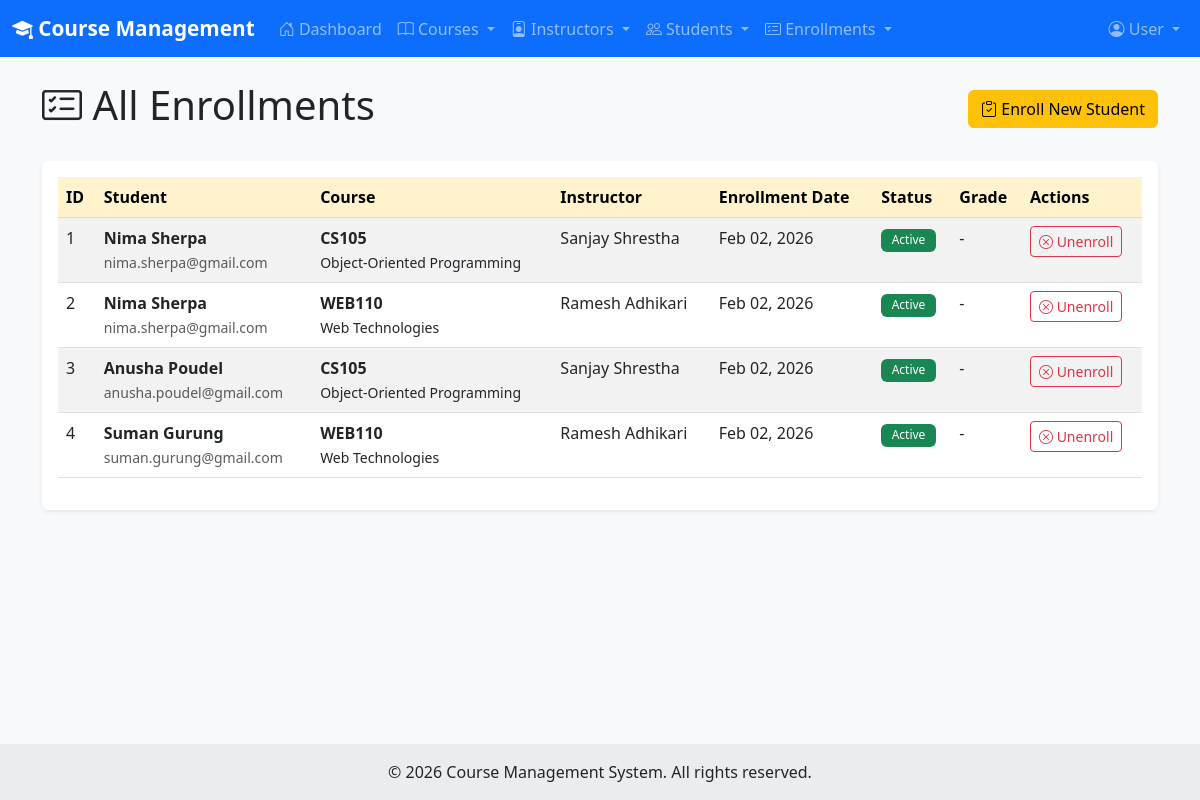
Screenshot of /enrollments/list.php with the database file from the repository.
### tables this page shows
CREATE TABLE enrollments (
    enrollment_id INT PRIMARY KEY AUTO_INCREMENT,
    student_id INT NOT NULL,
    course_id INT NOT NULL,
    enrollment_date DATE DEFAULT (CURRENT_DATE),
    status ENUM('Active', 'Completed', 'Dropped', 'Pending') DEFAULT 'Active',
    grade VARCHAR(5),
    enrolled_by_instructor_id INT NULL,
    created_at TIMESTAMP DEFAULT CURRENT_TIMESTAMP,
    updated_at TIMESTAMP DEFAULT CURRENT_TIMESTAMP ON UPDATE CURRENT_TIMESTAMP,
    FOREIGN KEY (student_id)
        REFERENCES students(student_id)
        ON DELETE CASCADE,
    FOREIGN KEY (course_id)
        REFERENCES courses(course_id)
        ON DELETE CASCADE,
    FOREIGN KEY (enrolled_by_instructor_id)
        REFERENCES instructors(instructor_id)
        ON DELETE SET NULL,
    UNIQUE KEY unique_enrollment (student_id, course_id),
    INDEX idx_student (student_id),
    INDEX idx_course (course_id),
    INDEX idx_status (status)
);

CREATE TABLE students (
    student_id INT PRIMARY KEY AUTO_INCREMENT,
    first_name VARCHAR(50) NOT NULL,
    last_name VARCHAR(50) NOT NULL,
    email VARCHAR(100) NOT NULL UNIQUE,
    password VARCHAR(255) NOT NULL,
    phone VARCHAR(20),
    date_of_birth DATE,
    address TEXT,
    enrollment_date DATE DEFAULT (CURRENT_DATE),
    is_active TINYINT(1) DEFAULT 1,
    created_at TIMESTAMP DEFAULT CURRENT_TIMESTAMP,
    updated_at TIMESTAMP DEFAULT CURRENT_TIMESTAMP ON UPDATE CURRENT_TIMESTAMP,
    last_login TIMESTAMP NULL,
    INDEX idx_email (email),
    INDEX idx_active (is_active)
);

CREATE TABLE courses (
    course_id INT PRIMARY KEY AUTO_INCREMENT,
    course_code VARCHAR(20) NOT NULL UNIQUE,
    course_name VARCHAR(100) NOT NULL,
    description TEXT,
    credits INT DEFAULT 3,
    instructor_id INT,
    category VARCHAR(50),
    level ENUM('Beginner', 'Intermediate', 'Advanced') DEFAULT 'Beginner',
    max_students INT DEFAULT 30,
    start_date DATE,
    end_date DATE,
    is_active TINYINT(1) DEFAULT 1,
    created_at TIMESTAMP DEFAULT CURRENT_TIMESTAMP,
    updated_at TIMESTAMP DEFAULT CURRENT_TIMESTAMP ON UPDATE CURRENT_TIMESTAMP,
    FOREIGN KEY (instructor_id)
        REFERENCES instructors(instructor_id)
        ON DELETE SET NULL,
    INDEX idx_code (course_code),
    INDEX idx_instructor (instructor_id),
    INDEX idx_active (is_active)
);

### includes/functions.php (called while the page is built, shortened)
<?php
function h($string) {
    return htmlspecialchars($string ?? '', ENT_QUOTES, 'UTF-8');
}
function formatDate($date) {
    return date('M d, Y', strtotime($date));
}
function getAll($pdo, $sql, $params = []) {
    $stmt = $pdo->prepare($sql);
    $stmt->execute($params);
    return $stmt->fetchAll();
}

### public/enrollments/list.php (the view, shortened to what this page needs)
<?php
require_once '../../config/db.php';
require_once '../../includes/functions.php';
try {
    $sql = "SELECT e.*,
            CONCAT(s.first_name, ' ', s.last_name) as student_name,
            s.email as student_email,
            c.course_name,
            c.course_code,
            CONCAT(i.first_name, ' ', i.last_name) as instructor_name
            FROM enrollments e
            JOIN students s ON e.student_id = s.student_id
            JOIN courses c ON e.course_id = c.course_id
            LEFT JOIN instructors i ON c.instructor_id = i.instructor_id
            ORDER BY e.enrollment_date DESC";
    $enrollments = getAll($pdo, $sql);
} catch (PDOException $e) {
    error_log("Enrollments List Error: " . $e->getMessage());
    setMessage("Error loading enrollments", "error");
    $enrollments = [];
}
include '../../includes/header.php';
?>
<div class="d-flex justify-content-between align-items-center mb-4">
    <h1><i class="bi bi-card-checklist"></i> All Enrollments</h1>
    <a href="enroll.php" class="btn btn-warning">
        <i class="bi bi-clipboard-check"></i> Enroll New Student
    </a>
</div>
<div class="card">
    <div class="card-body">
        <div class="table-responsive">
            <table class="table table-striped table-hover">
                <thead class="table-warning">
                    <tr>
                        <th>ID</th>
                        <th>Student</th>
                        <th>Course</th>
                        <th>Instructor</th>
                        <th>Enrollment Date</th>
                        <th>Status</th>
                        <th>Grade</th>
                        <th>Actions</th>
                    </tr>
                </thead>
                <tbody>
                    <?php if (empty($enrollments)): ?>
                        <tr>
                            <td colspan="8" class="text-center text-muted">No enrollments found</td>
                        </tr>
                    <?php else: ?>
                        <?php foreach ($enrollments as $enrollment): ?>
                            <tr>
                                <td><?= h($enrollment['enrollment_id']) ?></td>
                                <td>
                                    <strong><?= h($enrollment['student_name']) ?></strong>
                                    <br><small class="text-muted"><?= h($enrollment['student_email']) ?></small>
                                </td>
                                <td>
                                    <strong><?= h($enrollment['course_code']) ?></strong>
                                    <br><small><?= h($enrollment['course_name']) ?></small>
                                </td>
                                <td><?= h($enrollment['instructor_name'] ?? 'Not Assigned') ?></td>
                                <td><?= formatDate($enrollment['enrollment_date']) ?></td>
                                <td>
                                    <span class="badge
                                        <?= $enrollment['status'] == 'Active' ? 'bg-success' :
                                            ($enrollment['status'] == 'Completed' ? 'bg-info' : 'bg-secondary') ?>">
                                        <?= h($enrollment['status']) ?>
                                    </span>
                                </td>
                                <td><?= h($enrollment['grade'] ?? '-') ?></td>
                                <td>
                                    <?php if ($enrollment['status'] == 'Active'): ?>
                                        <button type="button"
                                                class="btn btn-sm btn-outline-danger"
                                                onclick="confirmUnenroll(<?= h($enrollment['enrollment_id']) ?>, '<?= h($enrollment['student_name']) ?>', '<?= h($enrollment['course_name']) ?>')">
                                            <i class="bi bi-x-circle"></i> Unenroll
                                        </button>
                                    <?php endif; ?>
                                </td>
                            </tr>
                        <?php endforeach; ?>
                    <?php endif; ?>
                </tbody>
            </table>
        </div>
    </div>
</div>
<?php include '../../includes/footer.php'; ?>

### includes/header.php (shortened to what this page needs)
<?php
$base_url = '/~NP03CS4A240013/FinalFSD/public';
?>
<!DOCTYPE html>
<html lang="en">
<head>
    <link href="https://cdn.jsdelivr.net/npm/bootstrap@5.3.0/dist/css/bootstrap.min.css" rel="stylesheet">
    <link rel="stylesheet" href="https://cdn.jsdelivr.net/npm/bootstrap-icons@1.10.0/font/bootstrap-icons.css">
</head>
<body>
    <nav class="navbar navbar-expand-lg navbar-dark bg-primary">
        <div class="container-fluid">
            <a class="navbar-brand" href="<?= $base_url ?>/index.php">
                <i class="bi bi-mortarboard-fill"></i> Course Management
            </a>
            <div class="collapse navbar-collapse" id="navbarNav">
                <ul class="navbar-nav me-auto">
                    <li class="nav-item">
                        <a class="nav-link" href="<?= $base_url ?>/index.php">
                            <i class="bi bi-house-door"></i> Dashboard
                        </a>
                    </li>
                    <li class="nav-item dropdown">
                        <a class="nav-link dropdown-toggle" href="#" role="button" data-bs-toggle="dropdown">
                            <i class="bi bi-book"></i> Courses
                        </a>
                    </li>
                    <li class="nav-item dropdown">
                        <a class="nav-link dropdown-toggle" href="#" role="button" data-bs-toggle="dropdown">
                            <i class="bi bi-person-badge"></i> Instructors
                        </a>
                    </li>
                    <li class="nav-item dropdown">
                        <a class="nav-link dropdown-toggle" href="#" role="button" data-bs-toggle="dropdown">
                            <i class="bi bi-people"></i> Students
                        </a>
                    </li>
                    <?php if (!isset($_SESSION['role']) || $_SESSION['role'] !== 'student'): ?>
                        <li class="nav-item dropdown">
                            <a class="nav-link dropdown-toggle" href="#" role="button" data-bs-toggle="dropdown">
                                <i class="bi bi-card-checklist"></i> Enrollments
                            </a>
                        </li>
                    <?php endif; ?>
                </ul>
                <ul class="navbar-nav ms-auto">
                    <li class="nav-item dropdown">
                        <a class="nav-link dropdown-toggle" href="#" role="button" data-bs-toggle="dropdown">
                            <i class="bi bi-person-circle"></i>
                            <?= isset($_SESSION['full_name']) ? htmlspecialchars($_SESSION['full_name']) :
                                (isset($_SESSION['user_name']) ? htmlspecialchars($_SESSION['user_name']) : 'User') ?>
                        </a>
                    </li>
                </ul>
            </div>
        </div>
    </nav>
    <div class="container mt-4">

### includes/footer.php (shortened to what this page needs)
</div>
    <footer class="bg-light text-center text-lg-start mt-5">
        <div class="text-center p-3" style="background-color: rgba(0, 0, 0, 0.05);">
            © <?= date('Y') ?> Course Management System. All rights reserved.
        </div>
    </footer>
</body>
</html>

### includes/header.php (style rules this page uses)
body { min-height: 100vh; display: flex; flex-direction: column; background-color: #f8f9fa; }
.container { flex: 1; }
.navbar-brand { font-weight: bold; font-size: 1.3rem; }
.card { box-shadow: 0 0.125rem 0.25rem rgba(0, 0, 0, 0.075); border: none; margin-bottom: 1.5rem; }
.badge { font-weight: 500; padding: 0.35rem 0.65rem; }

### rows the page displays
enrollments: enrollment_id "1", student_name "Nima Sherpa", student.email "nima.sherpa@gmail.com", course.course_code "CS105", course.course_name "Object-Oriented Programming", instructor_name "Sanjay Shrestha", enrollment_date "Feb 02, 2026", status "Active", grade "-"
enrollments: enrollment_id "2", student_name "Nima Sherpa", student.email "nima.sherpa@gmail.com", course.course_code "WEB110", course.course_name "Web Technologies", instructor_name "Ramesh Adhikari", enrollment_date "Feb 02, 2026", status "Active", grade "-"
enrollments: enrollment_id "3", student_name "Anusha Poudel", student.email "anusha.poudel@gmail.com", course.course_code "CS105", course.course_name "Object-Oriented Programming", instructor_name "Sanjay Shrestha", enrollment_date "Feb 02, 2026", status "Active", grade "-"
enrollments: enrollment_id "4", student_name "Suman Gurung", student.email "suman.gurung@gmail.com", course.course_code "WEB110", course.course_name "Web Technologies", instructor_name "Ramesh Adhikari", enrollment_date "Feb 02, 2026", status "Active", grade "-"
